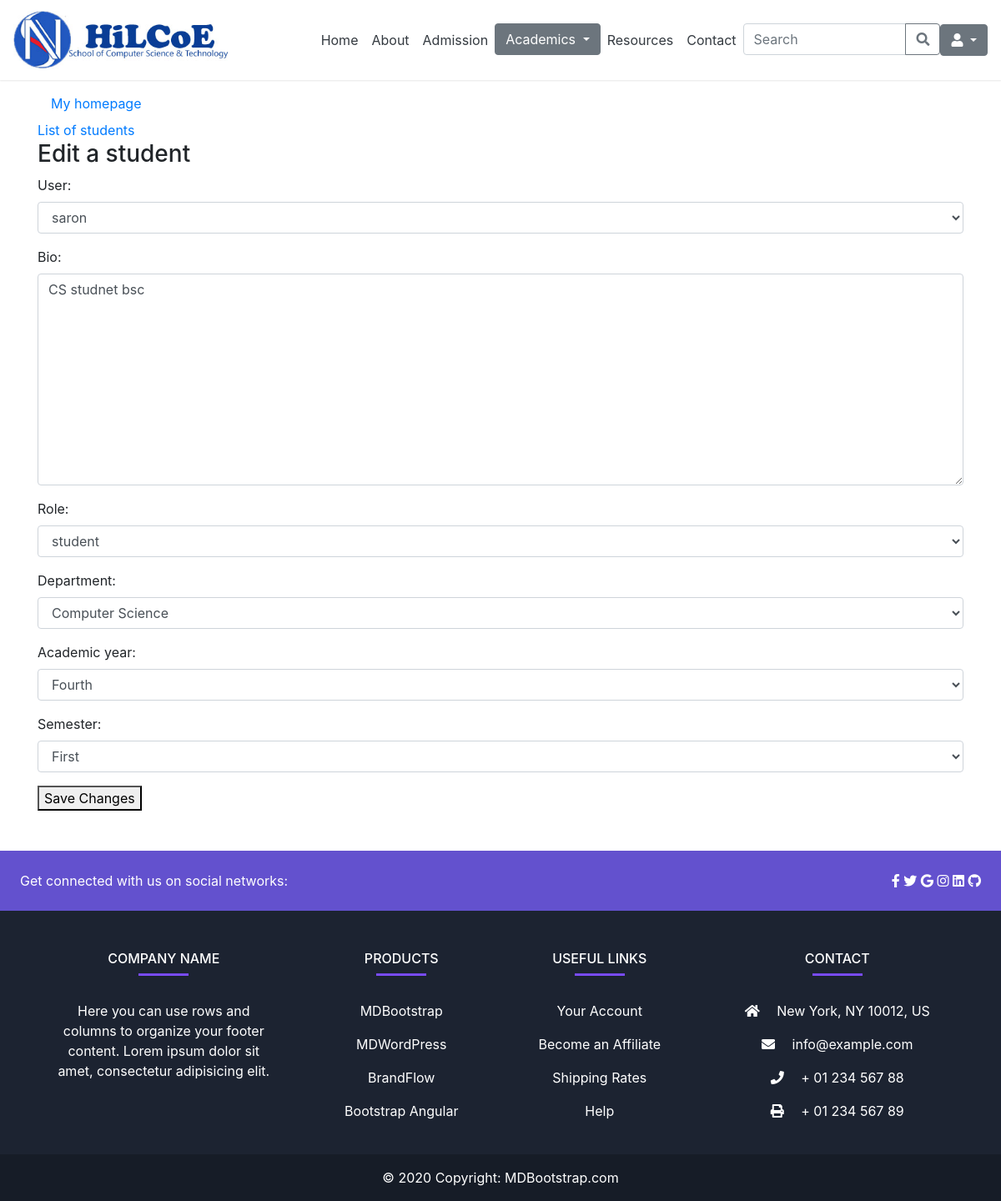
Page /admin_app/student/1/edit/ on the earlier database version.
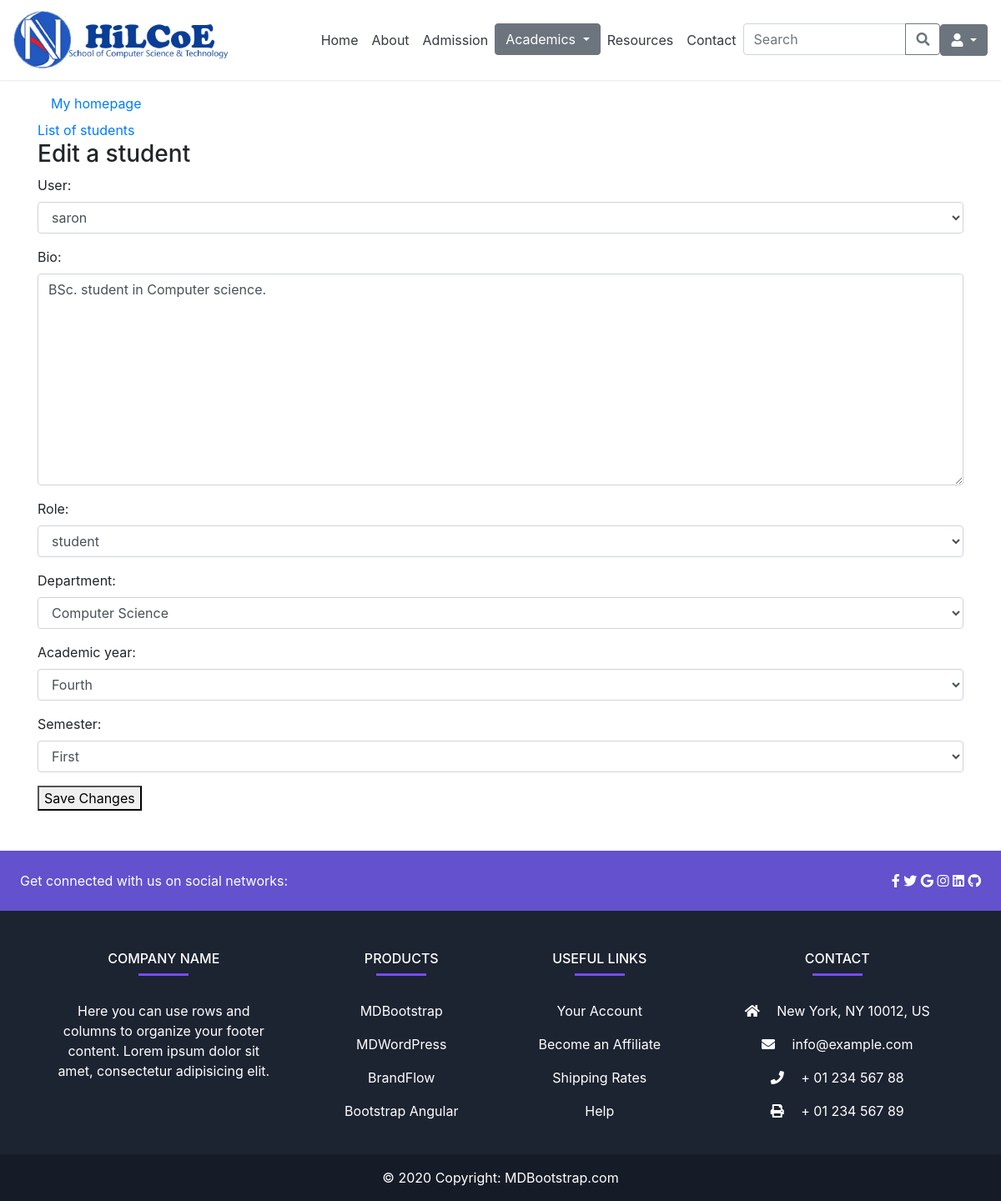
Same page on the later database version.
### admin_app/models.py (models this page shows, shortened)
class UserProfile(models.Model):
    user = models.OneToOneField(User, on_delete=models.CASCADE)
    bio = models.TextField(default='Enter your bio briefly')
    role = models.CharField(max_length=20, choices=roles, default='student')
    department = models.ForeignKey(Department, on_delete=models.CASCADE, null=True, blank=True)
    academic_year = models.CharField(max_length=20, choices=year, null=True, blank=True)
    semester = models.CharField(max_length=20, choices=semester, null=True, blank=True)
    title = models.CharField(max_length=20, choices=title_choices, null=True, blank=True)

### admin_app/views.py (the view)
# urls.py: path('student/<int:student_id>/edit/', views.student_edit, name='student-edit'),
def student_edit(request, student_id):
    student = get_object_or_404(UserProfile, pk=student_id)
    if request.method == 'POST':
        form_student = AddStudentForm(request.POST, instance=student)
        if form_student.is_valid():
            form_student.save()
            return redirect('student-detail', student_id=student_id)
    else:
        form_student = AddStudentForm(instance=student)
    return render(request, 'admin_app/student_edit.html', {'form_student': form_student })

### admin_app/forms.py
class AddStudentForm(forms.ModelForm):
    class Meta:
        model = UserProfile
        fields = ['user', 'bio', 'role', 'department', 'academic_year', 'semester']
        widgets = {
            'user': forms.Select(attrs={'class': 'form-control'}),
            'bio': forms.Textarea(attrs={'class': 'form-control'}),
            'role': forms.Select(attrs={'class': 'form-control'}),
            'department': forms.Select(attrs={'class': 'form-control'}),
            'academic_year': forms.Select(attrs={'class': 'form-control'}),
            'semester': forms.Select(attrs={'class': 'form-control'})
        }

### admin_app/models.py (called while the page is built)
  def __str__(self):
        return self.name

### templates/admin_app/student_edit.html (shortened to what this page needs)
{% extends 'base.html' %}
{% block content%}
<div class="container my-5">
  <a class="nav-link text-black" href="{% if user.is_superuser or user.is_staff %}
            {% url 'admin-dashboard' %}
            {% else %}
                {% url 'cs-bsc' %}
            {% endif %}">My homepage
    </a>
    <a href="{% url 'student-list' %}">List of students</a>
  <h3> Edit a student </h3>
  <form method="post">
    {{ form_student.as_p }}
    <button type="submit">Save Changes</button>
</form>
</div>
{% endblock %}

Differences in the rows shown:
changed UserProfile "saron": bio "CS studnet bsc" → "BSc. student in Computer science."
